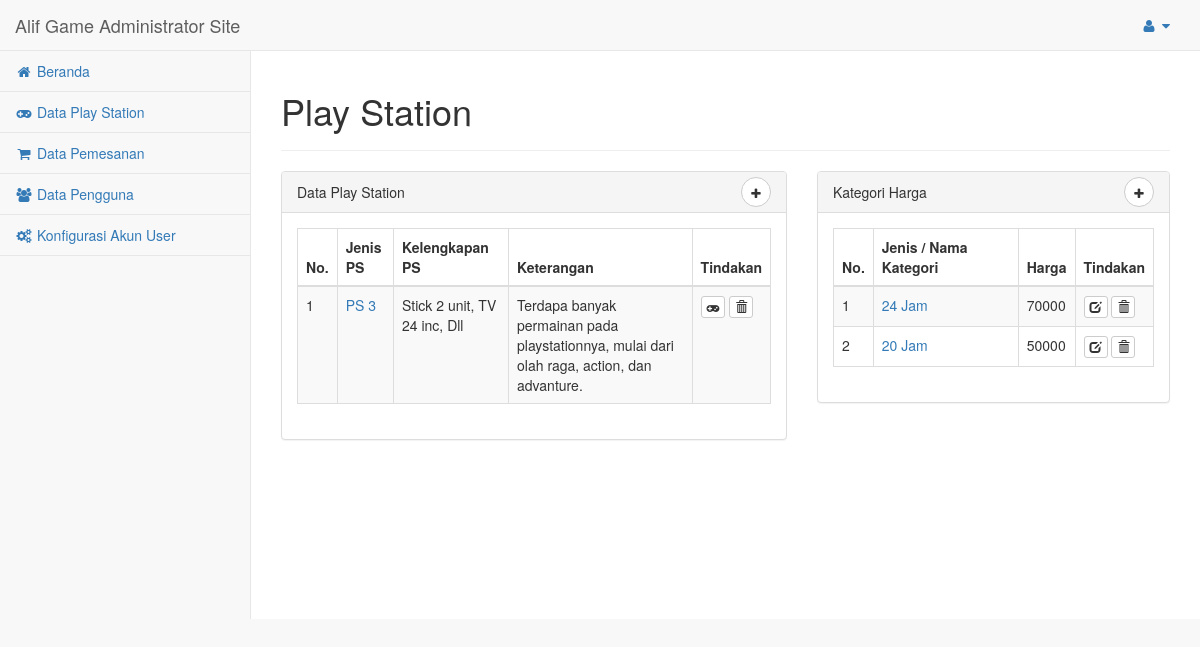
Screenshot of /alifgame/view/index.php?nav=ps (signed in) with the database file from the repository.
### tables this page shows
CREATE TABLE IF NOT EXISTS `ps` (
`id_ps` int(11) unsigned NOT NULL,
  `jenis_ps` enum('1','2','3','4') NOT NULL DEFAULT '1',
  `kelengkapan_ps` tinytext NOT NULL,
  `keterangan` tinytext NOT NULL,
  `unit` int(11) unsigned DEFAULT '0',
  `id_gambar` int(10) unsigned DEFAULT '0'
);

CREATE TABLE IF NOT EXISTS `kategori_harga` (
`id_kategori` int(11) unsigned NOT NULL,
  `nama_kategori` varchar(200) NOT NULL,
  `harga` int(11) NOT NULL
);

### alifgame/view/data_ps.php (the view, shortened to what this page needs)
<div class="row">
	<div class="col-lg-12">
		<div class="page-header">
			<h1>Play Station</h1>
		</div>
	</div>
</div>
<div class="row">
	<div class="col-sm-7 col-md-7">
		<div class="panel panel-default">
			<div class="panel-heading">
				Data Play Station
				<div class="pull-right">
					<div class="btn-group tooltip-demo" style="margin-top:-5px;">
						<a href="index.php?nav=form_ps" class="btn btn-default btn-circle" data-toggle="tooltip" data-placement="left" title="Tambah data Playstation"><i class="fa fa-plus"></i></a>
					</div>
				</div>
			</div>
			<div class="panel-body">
				<div class="dataTable_wrapper">
					<table class="table table-striped table-bordered table-hover" id="dataTables-example">
						<thead>
						<tr>
							<th>No.</th>
							<th>Jenis PS</th>
							<th>Kelengkapan PS</th>
							<th>Keterangan</th>
							<th>Tindakan</th>
						</tr>
						</thead>
						<tbody>
						<?php
						$query_ps = "SELECT `id_ps`,`jenis_ps`,`kelengkapan_ps`,`keterangan` FROM `ps` ORDER BY `id_ps` DESC";
						$result_ps = mysql_query($query_ps);
						$row_ps = mysql_num_rows($result_ps);
						if($row_ps > 0){
							$no_ps = 1;
							while($fetch_ps = mysql_fetch_row($result_ps)){
								$id_ps = $fetch_ps[0];
								$jenis_ps = "PS " .$fetch_ps[1];
								$kelengkapan_ps = $fetch_ps[2];
								$keterangan = $fetch_ps[3];
								?>
								<tr>
									<td><?php echo $no_ps; ?></td>
									<td class="tooltip-demo"><a href="index.php?nav=detail_ps&id=<?php echo $id_ps; ?>" data-toggle="tooltip" data-placement="top" title="Lihat Detail PS"><?php echo $jenis_ps; ?></a></td>
									<td><?php echo $kelengkapan_ps; ?></td>
									<td><?php echo $keterangan; ?></td>
									<td class="tooltip-demo">
										<a href="index.php?nav=detail_ps&id=<?php echo $id_ps; ?>" class="btn btn-default btn-xs" data-toggle="tooltip" data-placement="left" title="Lihat Detail PS"><i class="fa fa-gamepad"></i></a>
										<a href="index.php?nav=hapus_ps&id=<?php echo $id_ps; ?>" class="btn btn-default btn-xs" data-toggle="tooltip" data-placement="left" title="Hapus PS"><i class="glyphicon glyphicon-trash"></i></a>
									</td>
								</tr>
								<?php
								$no_ps++;
							}
						}else{
							?>
							<tr><td colspan="5"><div class="alert alert-danger">Maaf data playstation tidak tersedia.</div></td></tr>
							<?php
						}
						?>
						</tbody>
					</table>
				</div>
			</div>
		</div>
	</div>
	<div class="col-sm-5 col-md-5">
		<div class="panel panel-default">
			<div class="panel-heading">
				Kategori Harga
				<div class="pull-right">
					<div class="btn-group tooltip-demo" style="margin-top:-5px;">
						<a href="index.php?nav=form_kategori" class="btn btn-default btn-circle" data-toggle="tooltip" data-placement="left" title="Tambah kategori harga">
							<i class="fa fa-plus"></i>
						</a>
					</div>
				</div>
			</div>
			<div class="panel-body">
				<div class="dataTable_wrapper">
					<table class="table table-striped table-bordered table-hover" id="dataTables-example">
						<thead>
						<tr>
							<th>No.</th>
							<th>Jenis / Nama Kategori</th>
							<th>Harga</th>
							<th>Tindakan</th>
						</tr>
						</thead>
						<tbody>
						<?php
						$query = "SELECT * FROM `kategori_harga` ORDER BY `id_kategori` ASC";
						$result = mysql_query($query) or die(mysql_error());
						$row = mysql_num_rows($result);
						if($row > 0){
							$no = 1;
							while($fetch = mysql_fetch_row($result)){
								$id_kategori = $fetch[0];
								$nama_kat = $fetch[1];
								$harga_kat = $fetch[2];
								?>
								<tr>
									<td class="center"><?php echo $no; ?></td>
									<td class="tooltip-demo"><a href="index.php?nav=detail_kategori&id=<?php echo $id_kategori ?>" data-toggle="tooltip" data-placement="top" title="Lihat Detail Kategori"><?php echo $nama_kat; ?></a></td>
									<td><?php echo $harga_kat; ?></td>
									<td class="tooltip-demo">
										<a href="index.php?nav=detail_kategori&id=<?php echo $id_kategori; ?>" class="btn btn-default btn-xs" data-toggle="tooltip" data-placement="left" title="Lihat Detail Kategori"><i class="glyphicon glyphicon-edit"></i></a>
										<a href="index.php?nav=hapus_kategori&id=<?php echo $id_kategori; ?>" class="btn btn-default btn-xs" data-toggle="tooltip" data-placement="left" title="Hapus Kategori"><i class="glyphicon glyphicon-trash"></i></a>
									</td>
								</tr>
								<?php
								$no++;
							}
						}else{
							?>
							<tr><td colspan="4"><div class="alert alert-danger">Tidak ditemukan data kategori harga.</div></td></tr>
							<?php
						}
						?>
						</tbody>
					</table>
				</div>
			</div>
		</div>
	</div>
</div>

### alifgame/view/index.php (shortened to what this page needs)
<?php
$cek_level = isset($_SESSION['level']) ? $_SESSION['level'] : null;
if($cek_level != "admin"){
    header("Location:../index.php");
} else {
    $params = isset($_GET['nav']) ? $_GET['nav'] : "home";
    ?>
    <!DOCTYPE html>
    <html lang="en">
    <head>
        <link href="../bower_components/bootstrap/dist/css/bootstrap.min.css" rel="stylesheet">
        <link href="../bower_components/metisMenu/dist/metisMenu.min.css" rel="stylesheet">
        <link href="../dist/css/timeline.css" rel="stylesheet">
        <link href="../dist/css/sb-admin-2.css" rel="stylesheet">
        <link href="../bower_components/morrisjs/morris.css" rel="stylesheet">
        <link href="../bower_components/font-awesome/css/font-awesome.min.css" rel="stylesheet" type="text/css">
    </head>
    <body>
    <div id="wrapper">
        <nav class="navbar navbar-default navbar-static-top" role="navigation" style="margin-bottom: 0">
            <div class="navbar-header">
                <a class="navbar-brand" href="index.php?nav=home">Alif Game Administrator Site</a>
            </div>
            <ul class="nav navbar-top-links navbar-right">
                <li class="dropdown">
                    <a class="dropdown-toggle" data-toggle="dropdown" href="#">
                        <i class="fa fa-user fa-fw"></i>  <i class="fa fa-caret-down"></i>
                    </a>
                </li>
            </ul>
            <div class="navbar-default sidebar" role="navigation">
                <div class="sidebar-nav navbar-collapse">
                    <ul class="nav" id="side-menu">
                        <li>
                            <a href="index.php?nav=home"><i class="fa fa-home fa-fw"></i> Beranda</a>
                        </li>
                        <li>
                            <a href="index.php?nav=ps"><i class="fa fa-gamepad fa-fw"></i> Data Play Station</a>
                        </li>
                        <li>
                            <a href="index.php?nav=pemesanan"><i class="fa fa-shopping-cart fa-fw"></i> Data Pemesanan</a>
                        </li>
                        <li>
                            <a href="index.php?nav=pengguna"><i class="fa fa-users fa-fw"></i> Data Pengguna</a>
                        </li>
                        <li>
                            <a href="index.php?nav=user"><i class="fa fa-cogs fa-fw"></i> Konfigurasi Akun User</a>
                        </li>
                    </ul>
                </div>
            </div>
        </nav>
        <div id="page-wrapper">
            <?php include "../controller/controller.php"; ?>
        </div>
    </div>
    </body>
    </html>
    <?php
}
?>

### alifgame/controller/controller.php
<?php
$is_id = isset($_GET['id']);
if($params == "home"){
	include_once "home.php";
}else if($params == "logout"){
	include_once "logout.php";
}else if($params == "ps"){
	include_once "data_ps.php";
}else if($params == "form_ps"){
	include_once "form_ps.php";
}else if($params == "form_kategori"){
	include_once "form_kategori.php";
}else if($params == "pengguna"){
	include_once "data_pengguna.php";
}else if($params == "pemesanan"){
	include_once "data_pemesanan.php";
}else if($params == "user"){
	include_once "data_user.php";
}else if($params == "detail_pengguna" and $is_id ){
	include_once "detail_pengguna.php";
}else if($params == "hapus_user" and $is_id ){
	include_once "hapus_user.php";
}else if($params == "konfirmasi" and $is_id ){
	include_once "konfirmasi.php";
}else if($params == "setting"){
	include_once "setting.php";
}else if($params == "proses_pesanan" and $is_id){
	include_once "proses_pesanan.php";
}else if($params == "arsipkan"){
	include_once "arsipkan.php";
}else if($params == "detail_ps"){
	include_once "form_detail_ps.php";
}else if($params == "hapus_ps" and $is_id){
	include_once "hapus_ps.php";
}else if($params == "detail_kategori" and $is_id){
	include_once "form_detail_kategori.php";
}else if($params == "hapus_kategori" and $is_id){
	include_once "hapus_ps.php";
}else{
	include_once "home.php";
}
?>

### rows the page displays
ps: jenis_ps "PS 3", kelengkapan_ps "Stick 2 unit, TV 24 inc, Dll", keterangan "Terdapa banyak permainan pada playstationnya, mulai dari olah raga, action, dan advanture."
kategori_harga: nama_kategori "24 Jam", harga "70000"
kategori_harga: nama_kategori "20 Jam", harga "50000"
